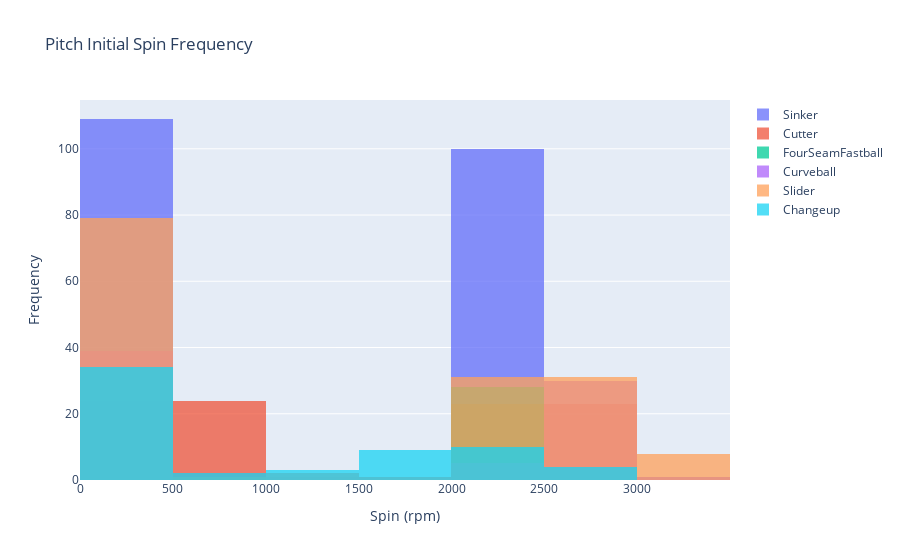

Here is the notebook cell this chart was saved with:
### Code cell
# Overlay
fig = go.Figure()
for i in range(len(pitch_type_types)):
    fig.add_trace(go.Histogram(x=pitch_speed[i], name=pitch_type_types[i]))
    
# Overlay both histograms
fig.update_layout(barmode='overlay', title_text='Pitch Initial Spin Frequency')
fig.update_xaxes(title_text="Spin (rpm)")
fig.update_yaxes(title_text="Frequency")

# Reduce opacity to see both histograms
fig.update_traces(opacity=0.75)
fig.show()

# fig.write_image("Pitch Initial Spin Frequency Histogram.png", engine='kaleido')

### Figure 1 — Plotly figure (JSON) as saved in the notebook; plotly's stock layout.template omitted (floating-point values rounded to 4 significant figures; data arrays with more than 128 entries replaced by an {"elided": "..."} marker saying what was removed)
{"data": [{"name": "Sinker", "opacity": 0.75, "type": "histogram", "x": {"elided": "212 int values"}}, {"name": "Cutter", "opacity": 0.75, "type": "histogram", "x": [88, 92, 87, 90, 88, 87, 87, 90, 87, 90, 90, 86, 87, 87, 90, 87, 93, 88, 89, 86, 89, 86, 88, 88, 2860, 2840, 2870, 2190, 2770, 2750, 2740, 2980, 2910, 2960, 2420, 2960, 2880, 2860, 2900, 2750, 2430, 1980, 2670, 2910, 2220, 2670, 2880, 2690]}, {"name": "FourSeamFastball", "opacity": 0.75, "type": "histogram", "x": [93, 93, 92, 90, 93, 95, 90, 96, 93, 93, 93, 91, 93, 97, 92, 90, 97, 92, 92, 96, 91, 93, 91, 90, 91, 93, 94, 92, 96, 91, 90, 94, 91, 2500, 2180, 2350, 2420, 2490, 2290, 2360, 2340, 2140, 2500, 2530, 2170, 2400, 2260, 2380, 2090, 2260, 2260, 110, 2200, 2410, 2460, 2120, 2440, 2200, 2480, 2230, 2320, 2270, 2360, 2700, 2440, 2190]}, {"name": "Curveball", "opacity": 0.75, "type": "histogram", "x": [79, 78, 79, 79, 79, 77, 79, 78, 78, 78, 77, 78, 77, 71, 78, 79, 78, 78, 79, 79, 77, 77, 82, 78, 78, 77, 81, 78, 80, 81, 78, 83, 80, 78, 78, 78, 72, 77, 81, 2930, 2280, 2900, 2830, 2850, 2900, 2920, 2890, 2950, 2730, 2860, 2860, 2870, 2580, 2860, 2900, 2830, 2920, 2350, 2950, 2850, 2950, 2830, 2390, 2900, 1620, 1070, 2860, 2860, 1370, 2420, 3180, 2990, 2880, 2890, 2980, 2400, 2780, 2890]}, {"name": "Slider", "opacity": 0.75, "type": "histogram", "x": {"elided": "153 int values"}}, {"name": "Changeup", "opacity": 0.75, "type": "histogram", "x": [86, 86, 84, 84, 86, 83, 83, 85, 84, 85, 86, 85, 86, 81, 85, 85, 84, 86, 85, 85, 87, 86, 85, 85, 85, 86, 84, 86, 81, 86, 84, 1650, 1760, 1960, 1620, 1560, 1470, 2350, 2350, 20, 2360, 2510, 1820, 1910, 1070, 2330, 2390, 200, 1650, 2550, 2330, 1700, 700, 600, 2520, 2410, 2350, 2540, 2090, 1230, 120, 2420]}], "layout": {"barmode": "overlay", "title": {"text": "Pitch Initial Spin Frequency"}, "xaxis": {"title": {"text": "Spin (rpm)"}}, "yaxis": {"title": {"text": "Frequency"}}}}
